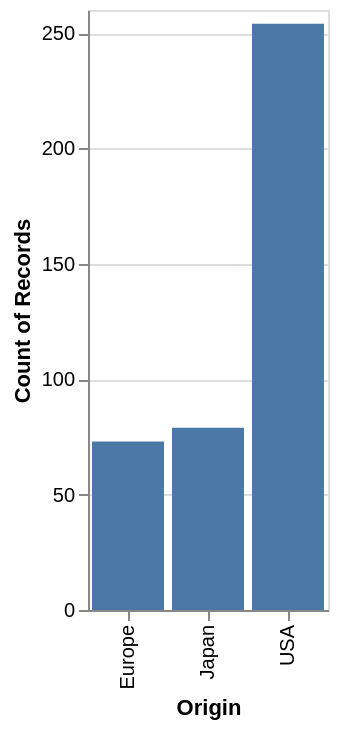

Here is the Vega-Lite specification saved for this chart:
### Vega-Lite specification from a JSON file in a GitHub repository (floating-point values rounded to 4 significant figures; data arrays with more than 128 entries replaced by an {"elided": "..."} marker saying what was removed)
{"$schema": "https://vega.github.io/schema/vega-lite/v4.json", "width": {"step": 40}, "data": {"values": {"elided": "406 records"}}, "mark": "bar", "encoding": {"x": {"field": "Origin"}, "y": {"aggregate": "count"}}}
